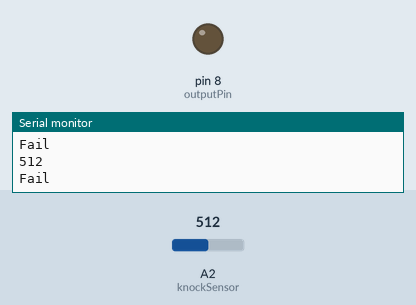
This sketch was run on a simulated Arduino Uno, built with avr-gcc and run on an emulated ATmega328P. Parts: output pins drawn as LEDs (lit = HIGH), the last lines printed to the serial monitor. Inputs (shaded band) come from the test bench; at power-on: A2 (knockSensor) = 512.

Above: at 1.2 s.
1.3 s: A2 (knockSensor) set to 131
2.8 s: A2 (knockSensor) set to 112
4.8 s: A2 (knockSensor) set to 122
At 5.25 s:
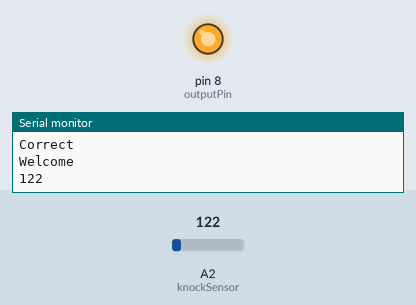
Timing chart, 0 to 7.8 s (numbered marks = the images above; inputs shaded):
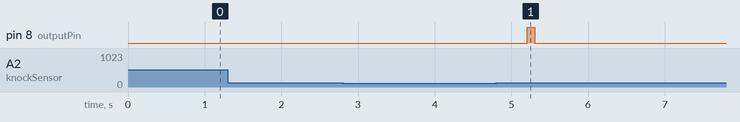

Measured:
- after the input at 4.8 s, pin 8 (outputPin): LOW → HIGH after 0.41 s, → LOW 0.10 s later

The sketch:

PiezoSecretKnock.ino
```cpp
int outputPin = 8;
int knockSensor = A2;
int thresholdHIGH = 120;
int thresholdLOW = 70;

const int secretKnockLength = 3;
const int secretKnock[secretKnockLength] = {0, 0, 1};

int secretCounter = 0;
int sensorReading = 0;

void setup ()
{
  pinMode(outputPin, OUTPUT);
  Serial.begin(9600);
}

void loop()
{
  sensorReading = analogRead(knockSensor);
  Serial.println(sensorReading);
  delay(100);
  if (sensorReading >= thresholdHIGH)
  {
    if (secretKnock[secretCounter] == 1)
    {
      secretCounter++;
      Serial.println("Correct");
    }
    else
    {
      secretCounter = 0;
      Serial.println("Fail");
      digitalWrite(outputPin, LOW);
    }
    delay(300);
  }
  else if (sensorReading >= thresholdLOW)
  {
    if (secretKnock[secretCounter] == 0)
    {
      secretCounter++;
      Serial.println("Correct");
    }
    else
    {
      secretCounter = 0;
      Serial.println("Fail");
    }
    delay(300);
  }
  if (secretCounter == (secretKnockLength))
  {
    Serial.println("Welcome");
    digitalWrite(outputPin, HIGH);
    secretCounter = 0;
  }
}
```
